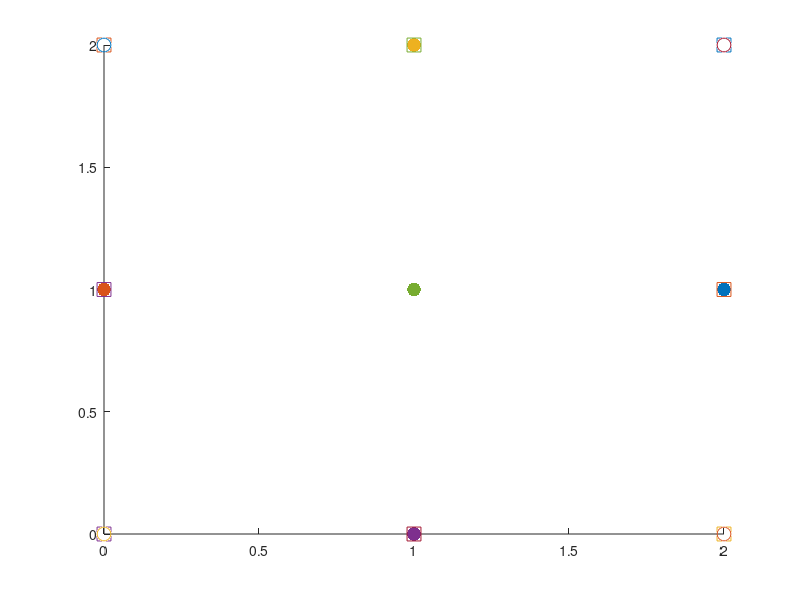

The MATLAB script that drew this image:
clear all;
C = [1 1 1];
FACES{1} = C + [1 0 0]; %E
FACES{2} = C - [1 0 0]; %W
FACES{3} = C + [0 1 0]; %N
FACES{4} = C - [0 1 0]; %S
FACES{5} = C + [0 0 1]; %T
FACES{6} = C - [0 0 1]; %B

EDGES{1}  = C + [1   1  0];  %NEC
EDGES{2}  = C + [-1  1  0];  %NWC
EDGES{3}  = C + [1  -1  0];  %SEC
EDGES{4}  = C + [-1 -1  0];  %SWC
EDGES{5}  = C + [0   1  1];  %NT
EDGES{6}  = C + [0   1 -1];  %NB
EDGES{7}  = C + [0  -1  1];  %ST
EDGES{8}  = C + [0  -1 -1];  %SB
EDGES{9}  = C + [1   0  1];  %ET
EDGES{10} = C + [1   0 -1];  %EB
EDGES{11} = C + [-1  0  1];  %WT
EDGES{12} = C + [-1  0 -1];  %WB

CORNERS{1} = C + [ 1  1  1];    %NET
CORNERS{2} = C + [-1  1  1];    %NWT
CORNERS{3} = C + [1  -1  1];    %SET
CORNERS{4} = C + [-1 -1  1];    %SWT
CORNERS{5} = C + [ 1  1 -1];    %NEB
CORNERS{6} = C + [-1  1 -1];    %NWB
CORNERS{7} = C + [1  -1 -1];    %SEB
CORNERS{8} = C + [-1 -1 -1];    %SWB


close all
hold all
for i = 1:6
    scatter3(FACES{i}(1),FACES{i}(2),FACES{i}(3),100,'filled');
    
    disp(['if (ISA[' num2str(FACES{i}(1)) '][' num2str(FACES{i}(2)) '][' num2str(FACES{i}(3)) ']) FACES[' num2str(i-1) '] = ISA[' num2str(FACES{i}(1)) '][' num2str(FACES{i}(2)) '][' num2str(FACES{i}(3)) ']->Omega;'])  
    
end
for i = 1:8
    scatter3(CORNERS{i}(1),CORNERS{i}(2),CORNERS{i}(3),100);
        disp(['if (ISA[' num2str(CORNERS{i}(1)) '][' num2str(CORNERS{i}(2)) '][' num2str(CORNERS{i}(3)) ']) CORNERS[' num2str(i-1) '] = ISA[' num2str(CORNERS{i}(1)) '][' num2str(CORNERS{i}(2)) '][' num2str(CORNERS{i}(3)) ']->Omega;'])  
end
for i = 1:12
    scatter3(EDGES{i}(1),EDGES{i}(2),EDGES{i}(3),100,'s');
        disp(['if (ISA[' num2str(EDGES{i}(1)) '][' num2str(EDGES{i}(2)) '][' num2str(EDGES{i}(3)) ']) EDGES[' num2str(i-1) '] = ISA[' num2str(EDGES{i}(1)) '][' num2str(EDGES{i}(2)) '][' num2str(EDGES{i}(3)) ']->Omega;'])  
end